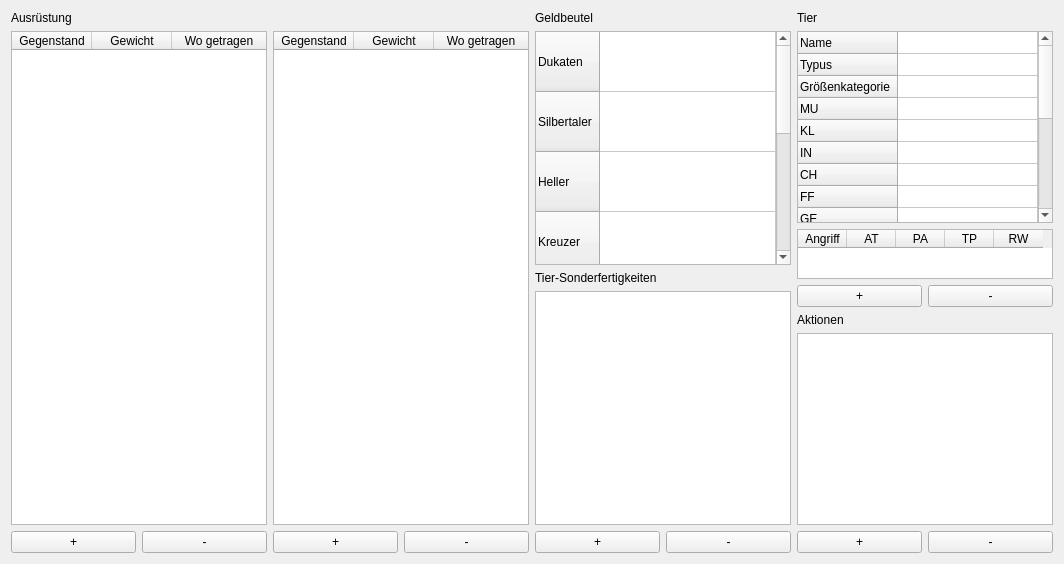
          <widget class="QWidget" name="tab_8">
           <attribute name="title">
            <string>Besitz</string>
           </attribute>
           <layout class="QHBoxLayout" name="horizontalLayout_32">
            <item>
             <layout class="QVBoxLayout" name="verticalLayout_35">
              <item>
               <widget class="QLabel" name="label_29">
                <property name="text">
                 <string>Ausrüstung</string>
                </property>
               </widget>
              </item>
              <item>
               <widget class="QTableWidget" name="ausruestung1Table_dsa5">
                <attribute name="horizontalHeaderDefaultSectionSize">
                 <number>80</number>
                </attribute>
                <attribute name="horizontalHeaderStretchLastSection">
                 <bool>true</bool>
                </attribute>
                <column>
                 <property name="text">
                  <string>Gegenstand</string>
                 </property>
                </column>
                <column>
                 <property name="text">
                  <string>Gewicht</string>
                 </property>
                </column>
                <column>
                 <property name="text">
                  <string>Wo getragen</string>
                 </property>
                </column>
               </widget>
              </item>
              <item>
               <layout class="QHBoxLayout" name="horizontalLayout_36">
                <item>
                 <widget class="QPushButton" name="addAusruestung1_dsa5">
                  <property name="text">
                   <string>+</string>
                  </property>
                 </widget>
                </item>
                <item>
                 <widget class="QPushButton" name="removeAusruestung1_dsa55">
                  <property name="text">
                   <string>-</string>
                  </property>
                 </widget>
                </item>
               </layout>
              </item>
             </layout>
            </item>
            <item>
             <layout class="QVBoxLayout" name="verticalLayout_36">
              <item>
               <widget class="QLabel" name="label_30">
                <property name="text">
                 <string/>
                </property>
               </widget>
              </item>
              <item>
               <widget class="QTableWidget" name="ausruestung2Table_dsa5">
                <attribute name="horizontalHeaderDefaultSectionSize">
                 <number>80</number>
                </attribute>
                <attribute name="horizontalHeaderStretchLastSection">
                 <bool>true</bool>
                </attribute>
                <column>
                 <property name="text">
                  <string>Gegenstand</string>
                 </property>
                </column>
                <column>
                 <property name="text">
                  <string>Gewicht</string>
                 </property>
                </column>
                <column>
                 <property name="text">
                  <string>Wo getragen</string>
                 </property>
                </column>
               </widget>
              </item>
              <item>
               <layout class="QHBoxLayout" name="horizontalLayout_37">
                <item>
                 <widget class="QPushButton" name="addAusruestung2_dsa5">
                  <property name="text">
                   <string>+</string>
                  </property>
                 </widget>
                </item>
                <item>
                 <widget class="QPushButton" name="removeAusruestung2_dsa5">
                  <property name="text">
                   <string>-</string>
                  </property>
                 </widget>
                </item>
               </layout>
              </item>
             </layout>
            </item>
            <item>
             <layout class="QVBoxLayout" name="verticalLayout_37">
              <item>
               <widget class="QLabel" name="label_31">
                <property name="text">
                 <string>Geldbeutel</string>
                </property>
               </widget>
              </item>
              <item>
               <widget class="QTableWidget" name="geldTable_dsa5">
                <property name="columnCount">
                 <number>1</number>
                </property>
                <attribute name="horizontalHeaderVisible">
                 <bool>false</bool>
                </attribute>
                <attribute name="horizontalHeaderStretchLastSection">
                 <bool>true</bool>
                </attribute>
                <attribute name="verticalHeaderDefaultSectionSize">
                 <number>60</number>
                </attribute>
                <row>
                 <property name="text">
                  <string>Dukaten</string>
                 </property>
                </row>
                <row>
                 <property name="text">
                  <string>Silbertaler</string>
                 </property>
                </row>
                <row>
                 <property name="text">
                  <string>Heller</string>
                 </property>
                </row>
                <row>
                 <property name="text">
                  <string>Kreuzer</string>
                 </property>
                </row>
                <row>
                 <property name="text">
                  <string>Edelsteine</string>
                 </property>
                </row>
                <row>
                 <property name="text">
                  <string>Schmuck</string>
                 </property>
                </row>
                <row>
                 <property name="text">
                  <string>Sonstiges</string>
                 </property>
                </row>
                <column/>
               </widget>
              </item>
              <item>
               <widget class="QLabel" name="label_34">
                <property name="text">
                 <string>Tier-Sonderfertigkeiten</string>
                </property>
               </widget>
              </item>
              <item>
               <widget class="QTableWidget" name="tierSonderfTable_dsa5">
                <property name="maximumSize">
                 <size>
                  <width>16777215</width>
                  <height>250</height>
                 </size>
                </property>
               </widget>
              </item>
              <item>
               <layout class="QHBoxLayout" name="horizontalLayout_35">
                <item>
                 <widget class="QPushButton" name="addTierSonderf_dsa5">
                  <property name="text">
                   <string>+</string>
                  </property>
                 </widget>
                </item>
                <item>
                 <widget class="QPushButton" name="removeTierSonderf_dsa5">
                  <property name="text">
                   <string>-</string>
                  </property>
                 </widget>
                </item>
               </layout>
              </item>
             </layout>
            </item>
            <item>
             <layout class="QVBoxLayout" name="verticalLayout_38">
              <item>
               <widget class="QLabel" name="label_32">
                <property name="text">
                 <string>Tier</string>
                </property>
               </widget>
              </item>
              <item>
               <widget class="QTableWidget" name="tierAllgemeinTable_dsa5">
                <property name="columnCount">
                 <number>1</number>
                </property>
                <attribute name="horizontalHeaderVisible">
                 <bool>false</bool>
                </attribute>
                <attribute name="horizontalHeaderStretchLastSection">
                 <bool>true</bool>
                </attribute>
                <attribute name="verticalHeaderDefaultSectionSize">
                 <number>22</number>
                </attribute>
                <row>
                 <property name="text">
                  <string>Name</string>
                 </property>
                </row>
                <row>
                 <property name="text">
                  <string>Typus</string>
                 </property>
                </row>
                <row>
                 <property name="text">
                  <string>Größenkategorie</string>
                 </property>
                </row>
                <row>
                 <property name="text">
                  <string>MU</string>
                 </property>
                </row>
                <row>
                 <property name="text">
                  <string>KL</string>
                 </property>
                </row>
                <row>
                 <property name="text">
                  <string>IN</string>
                 </property>
                </row>
                <row>
                 <property name="text">
                  <string>CH</string>
                 </property>
                </row>
                <row>
                 <property name="text">
                  <string>FF</string>
                 </property>
                </row>
                <row>
                 <property name="text">
                  <string>GE</string>
                 </property>
                </row>
                <row>
                 <property name="text">
                  <string>KO</string>
                 </property>
                </row>
                <row>
                 <property name="text">
                  <string>KK</string>
                 </property>
                </row>
                <row>
                 <property name="text">
                  <string>LeP</string>
                 </property>
                </row>
                <row>
                 <property name="text">
                  <string>AsP</string>
                 </property>
                </row>
                <row>
                 <property name="text">
                  <string>SK</string>
                 </property>
                </row>
                <row>
                 <property name="text">
                  <string>ZK</string>
                 </property>
                </row>
                <row>
                 <property name="text">
                  <string>RS</string>
                 </property>
                </row>
                <row>
                 <property name="text">
                  <string>INI</string>
                 </property>
                </row>
                <row>
                 <property name="text">
                  <string>GS</string>
                 </property>
                </row>
                <column/>
               </widget>
              </item>
              <item>
               <widget class="QTableWidget" name="tierAngriffTable_dsa5">
                <property name="maximumSize">
                 <size>
                  <width>16777215</width>
                  <height>50</height>
                 </size>
                </property>
                <attribute name="horizontalHeaderDefaultSectionSize">
                 <number>49</number>
                </attribute>
                <attribute name="horizontalHeaderShowSortIndicator" stdset="0">
                 <bool>false</bool>
                </attribute>
                <column>
                 <property name="text">
                  <string>Angriff</string>
                 </property>
                </column>
                <column>
                 <property name="text">
                  <string>AT</string>
                 </property>
                </column>
                <column>
                 <property name="text">
                  <string>PA</string>
                 </property>
                </column>
                <column>
                 <property name="text">
                  <string>TP</string>
                 </property>
                </column>
                <column>
                 <property name="text">
                  <string>RW</string>
                 </property>
                </column>
               </widget>
              </item>
              <item>
               <layout class="QHBoxLayout" name="horizontalLayout_33">
                <item>
                 <widget class="QPushButton" name="addTierAngriff_dsa5">
                  <property name="text">
                   <string>+</string>
                  </property>
                 </widget>
                </item>
                <item>
                 <widget class="QPushButton" name="removeTierAngriff_dsa5">
                  <property name="text">
                   <string>-</string>
                  </property>
                 </widget>
                </item>
               </layout>
              </item>
              <item>
               <widget class="QLabel" name="label_33">
                <property name="text">
                 <string>Aktionen</string>
                </property>
               </widget>
              </item>
              <item>
               <widget class="QTableWidget" name="tierAktionenTable_dsa5">
                <property name="maximumSize">
                 <size>
                  <width>16777215</width>
                  <height>250</height>
                 </size>
                </property>
               </widget>
              </item>
              <item>
               <layout class="QHBoxLayout" name="horizontalLayout_34">
                <item>
                 <widget class="QPushButton" name="addTierAktionen_dsa5">
                  <property name="text">
                   <string>+</string>
                  </property>
                 </widget>
                </item>
                <item>
                 <widget class="QPushButton" name="removeTierAktionen_dsa5">
                  <property name="text">
                   <string>-</string>
                  </property>
                 </widget>
                </item>
               </layout>
              </item>
             </layout>
            </item>
           </layout>
          </widget>
